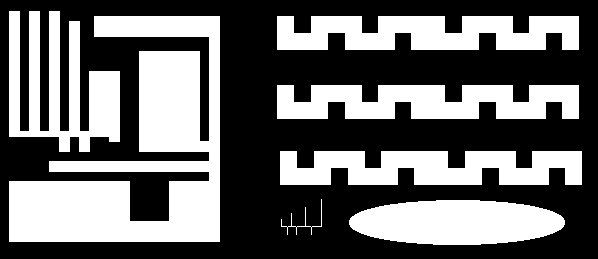
#> input picture lab13/ccl1.png, 598 x 259 px
$ jupyter execute 13_ccl.ipynb
#> lines starting #> are read from the running program, lines starting #| are printed output that depends on the picture; after the words box and inside, x2 and y2 are one past the last pixel; in counts of white or black regions, pixels touching at a corner belong together
# Indeksacja. Prosta klasyfikacja obiektów.

## Cel ćwiczenia
- zapoznanie z dwuprzebiegowym algorytmem indeksacji (ang. *connected component labelling*):
- zapoznanie z prostą klasyfikacją obiektów z wykorzystaniem współczynników kształtu,
- zadanie domowe: zmodyfikowana indeksacja dwuprzebiegowa i indeksacja jednoprzebiegowa.

## Indeksacja

Większość dotychczas poznanych i wykorzystywanych algorytmów przetwarzania obrazu wykonywała operacje na całym obrazie (lub co najwyżej dokonywany był podział obiekt/obiekty - tło. Np. różne metody segmentacji).
Patrząc na poniższny rysunek człowiek widzi dwa kwadraty.

Dla automatycznego systemu analizy i rozpoznawania obrazów przejście od etapu obiekty/tło do wyróżnienia dwóch kwadratów nie jest takie oczywiste i wymaga zastosowania jakieś formy indeksacji - czyli przypisania każdemu z pikseli uznanych za należące do obiektów (tu białych) jakieś etykiety (w naszym przypadku będą to dwie etykiety, ew. dodatkowa oznaczająca tło).

W tej części ćwiczenia zaprezentowany zostanie tzw. dwuprzebiegowy algorytm indeksacji (ang. *two-pass connected component labelling*).
Jego nazwa związana jest z koniecznością wykonania dwukrotnego odwiedzenia każdego z pikseli obrazu (dwie pętle/iteracje po obrazie).
Istnieją również tzw. jednoprzebiegowe algorytmy indeksacji.

## Opis algorytmu

- Na wejściu mamy obraz po binaryzacji - zakładamy, że piksele białe ('1', '255') należą do obiektów, tło jest czarne.

- W pierwszej iteracji obraz analizujemy linia po linii, od lewej do prawej, aż do napotkania pierwszego piksela o wartości różnej od '0'.
  W tej sytuacji dokonujemy analizy otoczenia piksela:


  gdzie: **X**  rozważany piksel, **A,B,C,D** - sąsiedzi z otoczenia.
  Uwaga. W przykładzie pokazano tzw. sąsiedztwo 8-elementowe.
  Niekiedy stosuje się również wersję 4-elementową (praktycznie bardzo rzadko).
  Wtedy analizie podlegałyby by tylko piksele **B** i **D**.

- Możliwe są następujące przypadki dla otoczenia __A,B,C,D__:
    - (a) wszystkie należą do tła __A,B,C,D == 0__.
      Wtedy znaleziony piksel __X__ należy do nowego obiektu - nadajemy mu zatem etykietę __X = L+1__ - przez __L__ rozumiemy poprzednią etykietę.
	  Uwaga. Przed uruchomieniem algorytmu __L__ należy zainicjować wartością  '1'
    - (b) jeden lub więcej pikseli ma przypisaną aktualną etykietę **L**.
	  Wtedy rozważanemu pikselowi przypisujemy etykietę **X = L**.
    - (c) w otoczeniu występują piksele o różnych etykietach np. *L1* i *L2*.
	  Wtedy przyjmuje się zasadę, że rozważanemu pikselowi *X* przypisuje się mniejszą z wartości *L1* i *L2* (*X = min(L1,L2)*).

## Implementacja:

- Wczytaj obraz *ccl1.png*, wyświetl go.
  Po krótkiej analizie można zauważyć, że występuje na nim 7 odrębnych obiektów.
      Ich ``wykrycie'' będzie naszym celem.

- Na podstawie opisu algorytmu podanego wcześniej zaimplementuj tzw. pierwszą fazę indeksacji (ang. _first pass_):
    - uwaga ogólna - algorytm jest dość prosty i łatwy w implementacji,
    - obliczenia powinny odbywać się w pętlach `for` - iteracja po całym obrazku.
      Warto pominąć pierwszy wiersz i pierwszą oraz ostatnią kolumnę, aby  wyeliminować problem z brakiem kontekstu (można np. założyć, że pikseli brzegowych nie ma, bo wcześniej wykonane zostało morfologiczne czyszczenie brzegu).
    - dla przypomnienia iteracja po macierzy w Python - pętla zewnętrzna - wiersze, pętla wewnętrzna - kolumny – tj. pierwsza współrzędna to wiersz, a druga kolumna,
    - rozmiar obrazka można odczytać np. poleceniem: `yy, xx = img.shape`
      Przy takim przypisaniu `yy` oznacza liczbę wierszy (wysokość obrazka), a `xx` liczbę kolumn (szerokość obrazka),
    - działania podejmujemy tylko w przypadku, gdy aktualnie analizowany piksel ma wartość różną od zera (gdy należy do obiektu),
    - najtrudniejszym elementem jest analiza otoczenia piksela i stwierdzenie, z którym z przypadków (a), (b) czy (c) mamy do czynienia.
      Problem można rozwiązać jakkolwiek (tylko dobrze), poniżej prezentowana jest jedna z możliwości.
    - na początku tworzymy listę pikseli, które stanowią otoczenie piksela X (A, B, C, D) np: ` neighbours = [img[j - 1, i - 1], ... `
    - następnie sprawdzamy czy nie występuje przypadek (a) - czyli czy suma sąsiadów nie wynosi 0 -  ` neigh_sum = np.sum(neighbours)`, jeżeli tak to `X = L` oraz `L=L+1`.
      Uwaga proszę nie zapomnieć zainicjalizować etykiety `L` wartością 1.
    - jeżeli `neigh_sum > 0`, mamy do czynienia z przypadkiem (b) lub (c).
      Eliminujemy zerowe elementy z listy `sasiedzi` (`neighbours = filter(lambda x: x != 0, neighbours)`), a następnie znajdujemy minimum i maksimum nowej listy `neighbours` (funkcje `min` i `max` z _numpy_).
    - z przypadkiem (b) będziemy mieli do czynienia, gdy *minimum = maksimum*.
      Wtedy jako etykietę przypisujemy `X = minimum = maksimum`.
      Gdy *minimum != maksimum* mamy przypadek (c).
      Wtedy etykieta `X = minimum` - taką przyjmujemy konwencję,
    - uwaga 1 - algorytm operuje (czyta punkty z otoczenia i zapisuje kolejne indeksy L) na tym samym obrazie wejściowym,
    \item uwaga 2 - przed implementacją metody obsługi konfliktów przypadki (b) i (c) działają tak samo, ale dla potrzeb dalszych kroków należy je rozróżnić,

- Wykonaj indeksację obrazu za pomocą zaimplementowanego algorytmu.
  Jeżeli wszystko zostało poprawnie napisane, to wynik powinien wyglądać mniej więcej tak jak na poniższym rysunku. Takie porównanie stanowić będzie pierwszy test poprawności implementacji algorytmu.


[cell 1]
import os
import cv2
import matplotlib.pyplot as plt
import numpy as np

if not os.path.exists("ccl1.png") :
    !wget https://raw.githubusercontent.com/vision-agh/poc_sw/master/13_CCL/ccl1.png --no-check-certificate
if not os.path.exists("shapes.png") :
    !wget https://raw.githubusercontent.com/vision-agh/poc_sw/master/13_CCL/shapes.png --no-check-certificate
if not os.path.exists("shapesReal.png") :
    !wget https://raw.githubusercontent.com/vision-agh/poc_sw/master/13_CCL/shapesReal.png --no-check-certificate

# Implementacja pierwszego kroku indeksacji

def plot(*args):
    count = len(args)
    fig, ax = plt.subplots(1,count)
    fig.set_figheight(5)
    fig.set_figwidth(15)
    if count==1:
        ax.imshow(args[0], cmap="gray")
    else:
        for i in range(len(ax)):
            ax[i].imshow(args[i], cmap="gray")
    plt.show()

[cell 2]
image = cv2.imread('ccl1.png', cv2.IMREAD_GRAYSCALE)
plt.imshow(image)
plt.show()

def indexation1(img):
  L = 1
  yy, xx = img.shape

  for y in range(1, yy-1):
    for x in range(1, xx-1):
      if img[y, x] == 255:
        neighbours = [
            img[y-1, x-1],
            img[y-1, x],
            img[y-1, x+1],
            img[y, x-1]
        ]
        neigh_sum = np.sum(neighbours)
        if neigh_sum == 0: #a
          img[y, x] = L
          L += 1
        elif neigh_sum > 0:
          neighbours = list(filter(lambda x: x !=0, neighbours))
          n_min = np.min(neighbours)
          n_max = np.max(neighbours)
          if n_min == n_max: #b
            img[y, x] = n_min
          else:
            img[y, x] = n_min
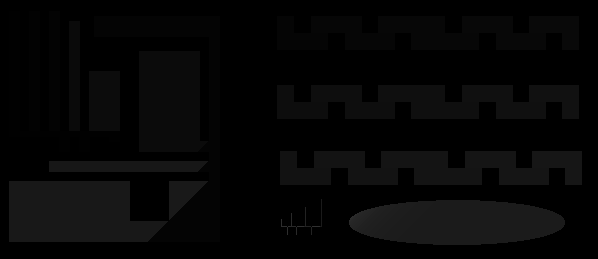
#> img: shape (259, 598); min 0, max 48, mean 6.1
#> after the loop, L = 49
  plt.imshow(img, cmap="jet")

indexation1(image)

## Dyskusja:

- W wyniku indeksacji uzyskujemy obraz, na którym wyróżnionych jest wiele obiektów (dokładnie 48) - a faktycznie jest tylko 7. Zastanówmy się z czego to wynika.

- Zacznijmy od prostego przypadku przedstawionego na poniższym rysunku:


  Obraz analizowany jest linia po linii.
  Zatem pierwszą etykietę dostanie słupek po prawej.
  Późnej ten po lewej.
  Postępując zgodnie z podanym algorytmem, w pewnym momencie (piksel wyróżniony na obrazku) dojdzie do sytuacji, w której w otoczeniu danego piksela znajdą się dwie różne etykiety (tu: '1' i '2').
  Wtedy zgodnie z przyjętą metodologią przypisujemy niższą, tj. '1'.
  Problem jaki powstaje, to brak zapamiętania informacji o tym, że wystąpił taki konflikt tj. że powinno nastąpić połączenie etykiet '1' i '2'.
  Z tego powodu wynik działania algorytmu nie jest poprawny.

-  Przeanalizujmy jeszcze jeden, bardziej złożony przykład z rysunku poniżej:


   Słupek po prawej dostaje indeks '1', a po lewej '2'.
   W czwartej linii występuje piksel, który ma w swoim sąsiedztwie (A,B,C,D) same piksele czarne.
   Dlatego dostaje etykietę '3'.
   Jednak w następnym kroku okazuje się, że następuje konflikt '3' z '1' (połączenie).
   W kolejnym wierszu występuje konflikt '2' i '3'.
   Warto zwrócić uwagę, że w tym przypadku trzeba uniknąć sytuacji ''utraty'' informacji o połączeniu '1' z '2' przez '3'.

- W literaturze zaproponowano wiele sposobów reprezentacji i rozwiązywania przedstawionych konfliktów:
    - 2-krotki,
    - n-krotki,
    - tablica dwuwymiarowa,
    - grafy + przeszukiwanie grafu wgłąb.
 W obecnym ćwiczeniu zastosujemy ostatnie podejście, które jest najprostsze do realizacji.

- Opisane konflikty możemy przechowywać w strukturze zbiorów rozłącznych (ang. _union find_).
  Jest to zagadnienie znane z przedmiotu ''Algorytmy i struktury danych''.
  Poniżej zostanie zaprezentowane krótkie przypomnienie.

- Mamy $N$ obiektów. W naszym przypadku to jest $N$ etykiet.
  Chcemy przechowywać informację o sytuacji, w której następuje łączenie etykiet tj. interesują nas zbiory obiektów połączonych.
  Przykład trzech zbiorów zamieszczono na rysunku:


- W ramach rozważanej struktury implementuje się dwie operacje:
    - *find* (znajdź) - sprawdzenie czy dwa obiekty należą do tego samego zbioru połączonego,
	- *union* (połącz) - wprowadź połączenie pomiędzy dwoma obiektami.

- Z punktu widzenia naszych potrzeb ważna jest funkcja _union_. Przykład dodania połączenia pomiędzy obiektami '2' a'3' pokazano na rysunku:


- Strukturę oraz obie operacje można zaimplementować na kilka sposobów.
  Zainteresowanych odsyłam do literatury przedmiotu.
  My zastosujemy podejście _quick-union_.
  Nie jest ono specjalnie wydajnie, ale bardzo proste do implementacji.

- Nasz graf, w którym wierzchołki oznaczają etykiety, a krawędzie połączenia między etykietami, zapiszemy w tablicy jednowymiarowej `id[]` o rozmiarze $N$ (maksymalna liczba etykiet).
  Interpretacja pola w tablicy: `id[i]` jest rodzicem `i`.
  Korzeń elementu `i` jest dany jako: `id[id[id[...id[i]...]]]`.

- Przeanalizujmy jak to działa na prostym przykładzie.
  Mamy dany poetykietowany obraz:


  Występuje na nim pięć konfliktów oznaczonych A, B, C, D i E  (uwaga w trakcie działania algorytmu pojawią się właśnie w takiej kolejności).

- Sytuację wyjściową opisuje poniższy rysunek:


   Tablica `id` wypełniona jest kolejnymi indeksami.

- W algorytmie _quick-union_, aby połączyć elementy $p$ i $q$ należy ustawić $id$ korzenia $q$ pod adres korzenia elementu $p$.
Uwaga. Zakładamy, że $p$ < $q$.
Można to zapisać jako: `id[root(p)] = root(q)`.
Nasze pierwsze połączenie (A) to 4 z 2.
Po tej operacji sytuacja będzie wyglądać następująco:


W tym przypadku korzenieniem obu elementów są same elementy, zatem operacja jest dość prosta.

- Kolejny krok tj. połączenie  2 z 1 -  sytuacja B:


Element 1 jest korzeniem.
Element 2 już nie, ponieważ `id[2]==4`.
Sprawdzamy zatem `id[4]`.
Okazuje się, że `id[4] == 4` tj. jest to korzeń.
Zatem korzeniem dla elementu 2 jest 4.
Dokonujemy stosownej modyfikacji w tablicy `id[1] = 4`.

-  Kolejne połączenie to 6 z 3 (C):


- Kolejne połączenie to 5 z 1.


Szukamy korzenia elementu 1.
Znajdujemy, że to jest 4.
Zatem łączymy 5 i 4.

- Ostatnie połączenie to 6 z 5.


-  Ostatni krok to wykorzystanie informacji zawartej w tablicy `id` do wyznaczenia przekodowania LUT (ang. _look-up table_), które pozwoli nam nadać poprawne etykiety wszystkim pikselom.
      Zasadniczo sprowadza się on do obliczenia dla każdej możliwej etykiety jej korzenia.
      W naszym przypadku zawsze otrzymamy 6, gdyż wszystkie piksele są ze sobą połączone i stanowią jeden obiekt.

## Implementacja:

- Implementacja jest dużo prostsza i krótsza od powyższego opisu.
  Istotne jest tylko dobre zrozumienie algorytmu _union-find_.

- Potrzebne będą nam dwie funkcje pomocnicze:

    - `root` - obliczanie korzenia zgodnie z podanym opisem (odpowiednia pętla `while`). Funkcja pobiera indeks elementu oraz tablicę, a zwraca indeks korzenia.
    - `union` - realizacja operacji unii. Argumenty to indeksy `p` i `q` oraz tablica, a wyniki to zmodyfikowana tablica.

- Na początku, przed pierwszym przebiegiem algorytmu indeksacji, tworzymy tablicę `id` i inicjujemy ją wartościami od 1 do $N$.
  Dla rozważanego przykładu wystarczy $N = 100$.

- Następnie, w przypadku wystąpienia konfliktu (przypadek ()c)), tworzymy unię pomiędzy etykietą mniejszą i większą.

- Po pierwszym przebiegu tworzymy, w opisany powyżej sposób, przekodowanie LUT (pętla po `id` i funkcja `root`). Powstaje nam tablica `lut`.

- Implementujemy drugi przebieg po obrazie.
  Jest on bardzo prosty.
  Dla każdego piksela, który nie jest tłem (o etykiecie większej od 0) realizujemy przekodowanie LUT (`lut_table[img[j, i] - 1]`).
  Otrzymany w ten sposób obraz wyświetlamy.
  Powinniśmy uzyskać poprawne etykietowanie.

[cell 3]
def root(p, indexes):
  while indexes[p] != p:
    p = indexes[p]
  return indexes[p]

def union(p, q, indexes):
  if p > q:
    print("BIG BAD ERROR")
  else:
    indexes[root(p, indexes)] = root(q, indexes)

  return indexes


def better_index(I):
  id = np.arange(0, 100)

  L = 1
  for i in range(1, I.shape[0]):
    for j in range(1, I.shape[1]-1):
      if I[i, j] != 0:
        neighbors = [I[i-1, j-1], I[i-1, j], I[i-1, j+1],
                     I[i, j-1]]
        neigh_sum = np.sum(neighbors)

        if neigh_sum == 0:
          I[i, j] = L
          L += 1
        else:
          neighbors = list(filter(lambda x: x != 0, neighbors))
          minL = np.min(neighbors)
          maxL = np.max(neighbors)

          if minL != maxL:
            id = union(minL, maxL, id)
          I[i, j] = minL
#> after the loop, L = 49

  lut_table = np.arange(0, 100)
  i=0
  for index in id:
    lut_table[i] = root(index, id)
    i+=1

  for i in range(1, I.shape[0]):
    for j in range(1, I.shape[1]-1):
      if I[i, j] > 0:
        I[i,j] = lut_table[I[i,j]]
  return I
image = cv2.imread('ccl1.png', cv2.IMREAD_GRAYSCALE)
better_index(image)
plot(image)

## Indeksacja wbudowana w OpenCV

W OpenCV dostępna jest funkcja `connectedComponents`, która pozwala wykonać indeksację.
Proszę sprawdzić jej działanie na używanym wcześniej obrazie.

[cell 4]
# Indeksacja wbudowana w OpenCV
image = cv2.imread('ccl1.png', cv2.IMREAD_GRAYSCALE)
res = cv2.connectedComponents(image)
plot(image, res[1])
#> in plot (call 2), `plt.show()`:
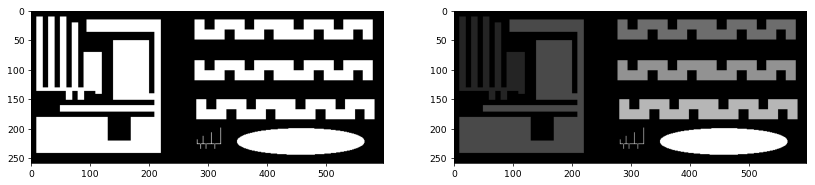
#> figure drawn by matplotlib, 2 panels

## Rozpoznawanie obiektów z wykorzystaniem współczynników kształtu

Współczynniki kształtu są pewnymi parametrami liczbowymi opisującymi kształt obiektu.
Pozwala to na użycie ich do automatycznego rozpoznawania obiektów.
Teoretycznie współczynniki kształtu (dobre) powinny być niezależne od zmiany położenia obiektu, jego orientacji i wielkości.
W praktyce okazuje się jednak, że wartości współczynników zmieniają się w pewnym zakresie nawet dla obiektów należących do tych samych klas (te same kształty - przykład obracany kwadrat).
Wynika z tego konieczność uwzględnienia pewnej tolerancji wartości współczynników kształtu wykorzystywanych w praktycznych zastosowaniach analizy i rozpoznawania obrazu.

# Implementacja dla obrazu sztucznego

- Wczytaj obraz _shapes.png_.
  Wyświetl go.
  Pierwszym etapem zadania będzie wybranie współczynników kształtu i przedziałów ich wartości - takich, które pozwolą na wykrycie konkretnych kształtów.
  Do wyboru jest kwadrat lub krzyżyk (koło jest zbyt łatwe).

- Obok ''klasycznych'' współczynników kształtu tj. Blair-Bliss, Malinowskiej, Haralick, występują współczynniki będące pochodnymi momentów geometrycznych tzn. momenty Hu [https://en.wikipedia.org/wiki/Image_moment]. Wykorzystamy je w naszym ćwiczeniu.

- Pierwszy krok to indeksacja obrazu - poznana funkcja `connectedComponents`.
- Następnie w pętli, dla kolejnych obiektów wyznaczamy współczynniki Hu.
    - po pierwsze należy ''wybrać'' z obrazu dany obiekt np. `I = (ccl == s)*1` oraz `I = I.astype('uint8')`
    - po drugie obliczyć momenty geometryczne - `cv2.moments(I)`
    - po trzecie, na podstawie momentów, obliczyć momentu Hu `cv2.HuMoments(moments)`
- Mając wyznaczone współczynniki musimy jest przeanalizować. W tym celu dobrze ja jakoś wyświetlić w postaci macierzy - proszę to rozwiązać samodzielnie.

- Na podstawie analizy należy wybrać próg (jeden lub więcej) i zrealizować stosowną filtrację tj. usunąć ''niechciane'' kształty.

[cell 5]
# Rozpoznawanie obiektów sztucznych
image = cv2.imread('shapes.png', cv2.IMREAD_GRAYSCALE)
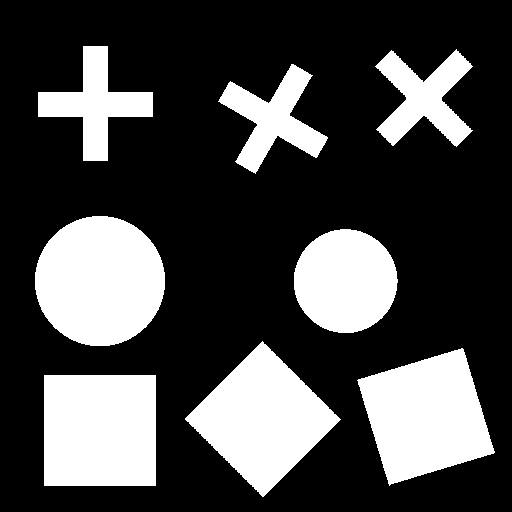
#> input picture lab13/shapes.png, 512 x 512 px

plot(image)
res_image = np.zeros(image.shape).astype("uint8")
res = cv2.connectedComponents(image)
for i in range(res[0]):
    part = (res[1]==i)
    part=part.astype("uint8")
    moments = cv2.moments(part)
    hu = cv2.HuMoments(moments)
    if np.max(hu)>=0.2500:
        res_image = cv2.add(res_image, part)
#> this loop made 9 passes
#> hu on passes 2, 9: [0.25, 2.31e-09, 2.32e-05, 1.47e-06, 8.61e-12, 7.08e-11, 0], [0.167, 2.23e-06, 0, 0, 0, 0, 0]
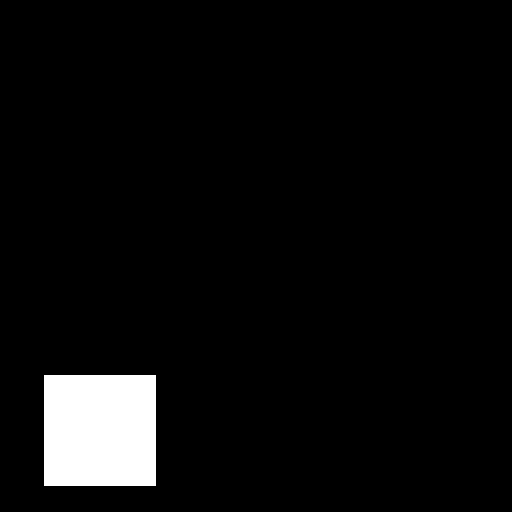
#> part: shape (512, 512); values 0 (black) and 1 (white), 4.7% white; 1 white region, box (x1, y1, x2, y2) and area: (44, 375, 156, 486) 12432
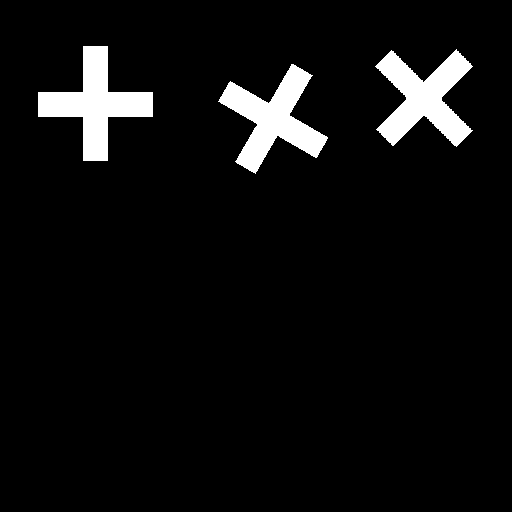
#> res_image: shape (512, 512); values 0 (black) and 1 (white), 5.7% white; 3 white regions, box (x1, y1, x2, y2) and area: (38, 46, 153, 161) 5125, (218, 64, 328, 174) 4857, (375, 49, 473, 147) 4840

plot(res_image)

# Implementacja dla obrazu rzeczywistego

- Podobne ćwiczenie należy zrealizować dla obrazu rzeczywistego _shapesReal.png_.
- Uwaga. Wykorzystując poznane metody przetwarzania obrazu doprowadź obraz do postaci binarnej (usuń ew. zakłócenia itp.).
- Uwagi:
    - należy z obrazu wyeliminować małe grupki pikseli - tak aby nie zostały poindeksowane,
    - obiektów powinno być 13,
    - może się okazać, że zajdzie potrzeba modyfikacji warunków na współczynniki albo wręcz wprowadzenia dodatkowych współczynników.
    - warto zaznaczyć, że opisane podejście tj. ''ręczne'' wyznaczanie przedziałów parametrów stosuje się tylko do bardzo prostych problemów. W rzeczywistych aplikacjach rozpoznawania obrazu stosuje się tzw. uczenie maszynowe i klasyfikatory typu sztuczne sieci neuronowe, algorytm k-NN, czy SVM.

- Sposób postępowania jest zasadniczo bardzo podobny do tego użytego wcześniej. Przy czym, ponieważ obiektów jest więcej, warto je sobie ''opisać'' - ułatwia to analizę:
    - użyjemy funkcji `connectedComponentsWithStats` - pozwala ona wyliczyć statystyki (pole, prostokąt otaczający oraz centroid). Szczegóły użycia proszę sprawdzić w dokumentacji,
    - wykonujemy kopię obrazu poindeksowanego (`ccl_vis = ccl.copy()`),
    - w pętli po obiektach wypisujemy numery:
      `cv2.putText(ccl_vis,str(label_num),(int(centroids[s,0]),int(centroids[s,1])),cv2.FONT_HERSHEY_SIMPLEX,1,(20,0,0),2)`
      Argumenty to odpowiednio: obraz, tekst, jego położenie, czcionka, rozmiar, kolor, grubość).
      Zwracam uwagę na kolor, tu dobrze jest dać wartość nieco większą niż maksymalna etykieta.
      Inaczej wystąpi problem z czytelnością wizualizacji.

- Przeprowadzamy podobną analizę jak wcześniej i dobieramy odpowiednie warunki/progi.
- W efekcie powinniśmy uzyskać obraz z krzyżykami, kwadratami lub kółkami.

[cell 6]
# Rozpoznawanie obiektów rzeczywistych
image = cv2.imread('shapesReal.png', cv2.IMREAD_GRAYSCALE)
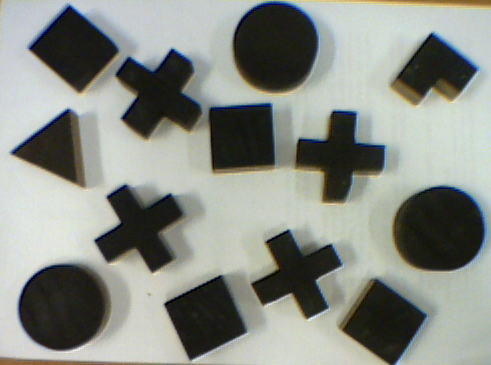
#> input picture lab13/shapesReal.png, 491 x 365 px
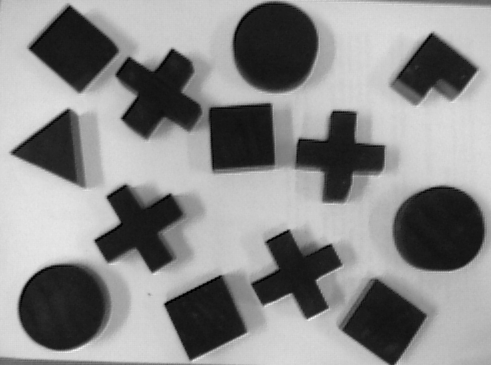
#> image: shape (365, 491); min 0, max 249, mean 139.1


binary = cv2.threshold(image, 0, 255, cv2.THRESH_OTSU)

res = cv2.dilate(binary[1], np.ones((3,3)))
res = cv2.dilate(res, np.ones((3,3)))
res = cv2.dilate(res, np.ones((7,7)))
res = cv2.erode(res, np.ones((7,7)))
res = cv2.erode(res, np.ones((3,3)))
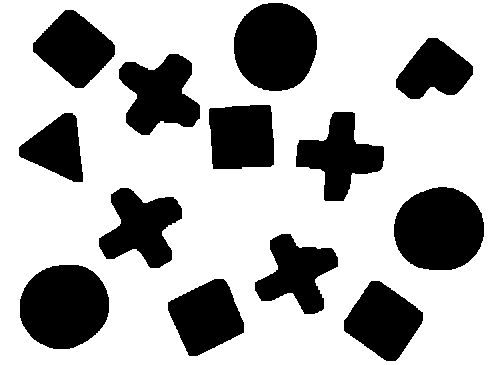
#> res: shape (365, 491); 69.4% white; 13 black regions, largest, box (x1, y1, x2, y2) and area: (394, 187, 484, 270) 5978, (20, 265, 109, 349) 5952, (234, 3, 317, 91) 5832

res = cv2.bitwise_not(res)
components = cv2.connectedComponents(res)
for i in range(1,components[0]):
    obj = (components[1]==i)

    obj_copy = obj.astype("uint8")
    stats = cv2.connectedComponentsWithStats(obj_copy)

    if stats[2][1][3]>=80 and stats[2][1][0]>50 and stats[2][1][0]<300 and stats[2][1][1]>50:
        y = int(stats[3][1][0])
        x = int(stats[3][1][1])
        obj = obj.astype("uint8")
        cv2.putText(components[1], str(i),(y,x),cv2.FONT_HERSHEY_SIMPLEX,1,(20,0,0),2 )
#> this loop made 13 passes
#> (y, x) on passes 4, 7, 9, 10: (159, 94), (339, 155), (140, 227), (296, 272)
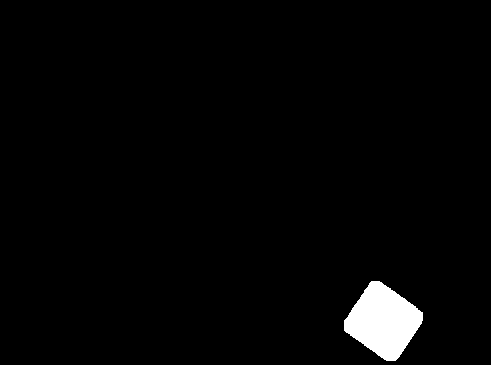
#> obj_copy: shape (365, 491); values 0 (black) and 1 (white), 2.2% white; 1 white region, box (x1, y1, x2, y2) and area: (344, 281, 423, 361) 3937
plot(components[1])
#> in plot (call 5), `plt.show()`:
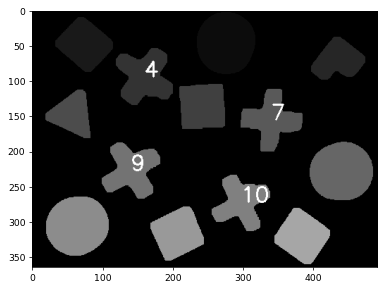
#> figure drawn by matplotlib, 1 panel
